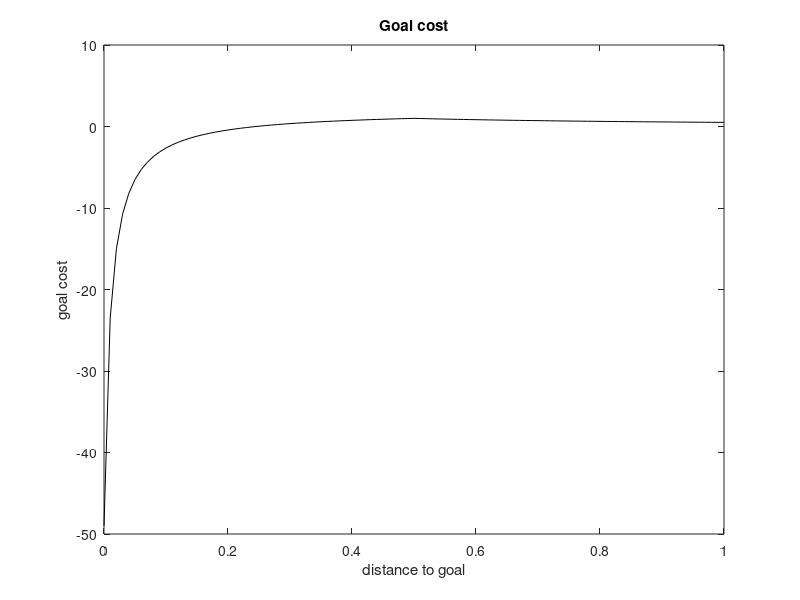

Write the MATLAB code that produced this figure.
close all; clc; clear all;

%% Plot Occupancy probability depending on the cost
figure(1);
occprob = 0:0.01:1.0;

entropy_cost = zeros(size(occprob, 2), 1);
collision_cost = zeros(size(occprob, 2), 1);
r = 0.01;

for i = 1:size(occprob, 2)
    dg = occprob(i) + r;
    entropy_cost(i) = (dg - abs(occprob(i)-0.5)) /dg;

end

plot(occprob, entropy_cost, 'k');
hold on;
title('Goal cost');
xlabel('distance to goal');
ylabel('goal cost');